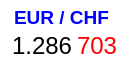
     <widget class="QWidget" name="widget1_18" native="true">
      <property name="geometry">
       <rect>
        <x>150</x>
        <y>290</y>
        <width>137</width>
        <height>68</height>
       </rect>
      </property>
      <property name="styleSheet">
       <string notr="true">background-color: rgb(255, 255, 255);
border-radius: 10px
</string>
      </property>
      <widget class="QLabel" name="labelEURCHF1">
       <property name="geometry">
        <rect>
         <x>14</x>
         <y>2</y>
         <width>111</width>
         <height>31</height>
        </rect>
       </property>
       <property name="font">
        <font>
         <pointsize>14</pointsize>
         <weight>75</weight>
         <bold>true</bold>
        </font>
       </property>
       <property name="styleSheet">
        <string notr="true">color: rgb(0, 0, 255);
</string>
       </property>
       <property name="text">
        <string>EUR / CHF</string>
       </property>
      </widget>
      <widget class="QLabel" name="labelEURCHF2">
       <property name="geometry">
        <rect>
         <x>12</x>
         <y>30</y>
         <width>61</width>
         <height>31</height>
        </rect>
       </property>
       <property name="font">
        <font>
         <pointsize>18</pointsize>
        </font>
       </property>
       <property name="styleSheet">
        <string notr="true"/>
       </property>
       <property name="text">
        <string>1.286</string>
       </property>
      </widget>
      <widget class="QLabel" name="labelEURCHF3">
       <property name="geometry">
        <rect>
         <x>77</x>
         <y>30</y>
         <width>41</width>
         <height>31</height>
        </rect>
       </property>
       <property name="font">
        <font>
         <pointsize>18</pointsize>
        </font>
       </property>
       <property name="styleSheet">
        <string notr="true">color: rgb(255, 0, 0);
</string>
       </property>
       <property name="text">
        <string>703</string>
       </property>
      </widget>
     </widget>
